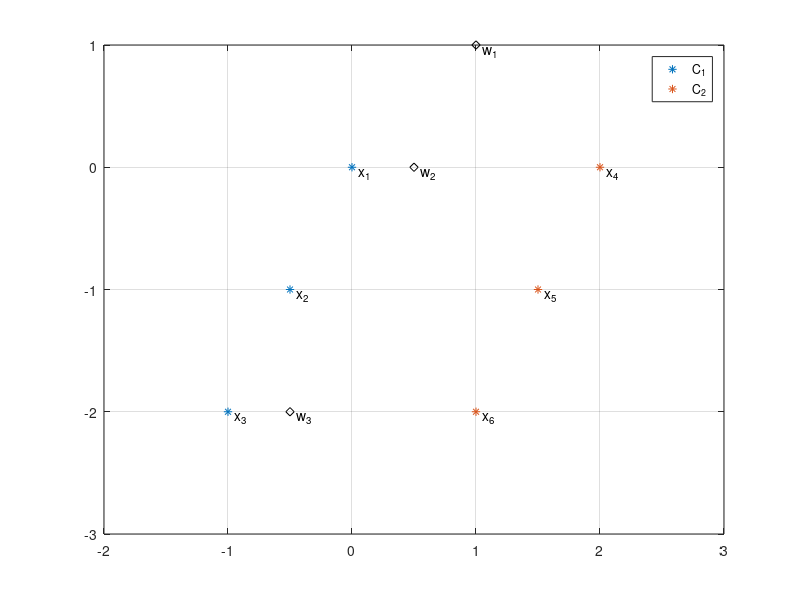

Recreate this plot in MATLAB. (Note: this script raises an error after producing the figure.)
x1 = [0,0]; x2 = [-.5, -1]; x3 = [-1, -2];
x4 = [2,0]; x5 = [1.5, -1]; x6 = [1, -2];
x = [x1; x2; x3; x4; x5; x6]
w0 = [1 1]; w1 = [.5 0]; w2 = [-.5 -2];
w = [w0; w1; w2];

figure(1); clf
plot(x(1:3,1),x(1:3,2),'*')
hold on
plot(x(4:6,1),x(4:6,2),'*')
plot(w(1,1), w(1,2), 'kd')
text(w(1,1)+.05,w(1,2)-.05,'w_1')
plot(w(2,1), w(2,2), 'kd')
text(w(2,1)+.05,w(2,2)-.05,'w_2')
plot(w(3,1), w(3,2), 'kd')
text(w(3,1)+.05,w(3,2)-.05,'w_3')



text(x1(1)+.05,x1(2)-.05,'x_1')
text(x2(1)+.05,x2(2)-.05,'x_2')
text(x3(1)+.05,x3(2)-.05,'x_3')
text(x4(1)+.05,x4(2)-.05,'x_4')
text(x5(1)+.05,x5(2)-.05,'x_5')
text(x6(1)+.05,x6(2)-.05,'x_6')
legend('C_1', 'C_2')
xlim([-2 3])
ylim([-3 1])
grid 
rline = refline(w(1,2)/w(1,1), 0);
rline.LineStyle = '--';
rline.Color = 'k';
rline = refline(w(2,2)/w(2,1), 0);
rline.LineStyle = '--';
rline.Color = 'k';
rline = refline(w(3,2)/w(3,1), 0);
rline.LineStyle = '--';
rline.Color = 'k';
legend('C_1', 'C_2')
xlim([-2 3])
ylim([-3 1])
grid minor
%% built in solution
net = perceptron;
net = train(net,x',[1 1 1 0 0 0]);
subplot(2,1,2)
plotpv(x', [1 1 1 0 0 0])
plotpc(net.IW{1}, net.b{1})
grid